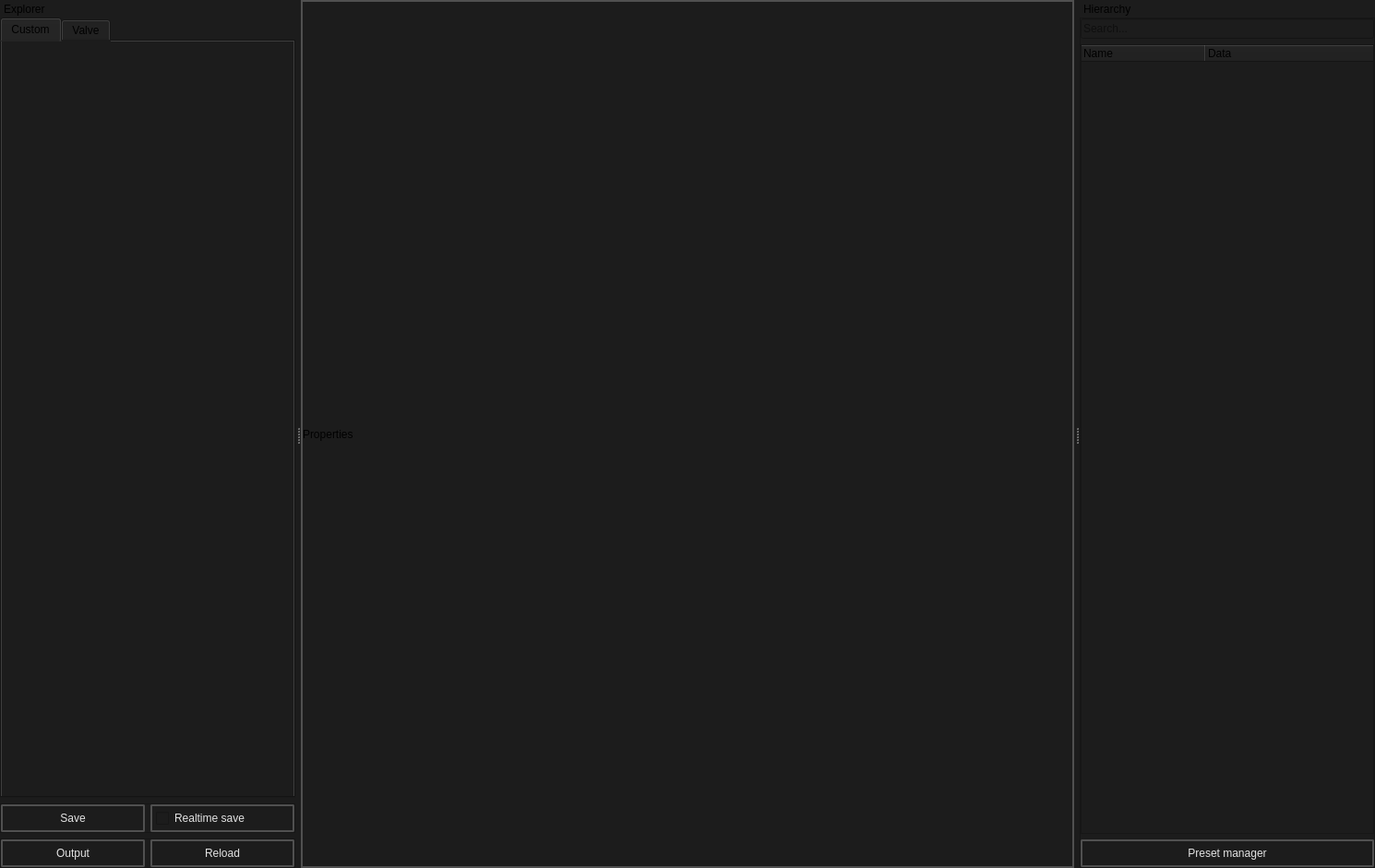
<?xml version="1.0" encoding="UTF-8"?>
<ui version="4.0">
 <class>MainWindow</class>
 <widget class="QMainWindow" name="MainWindow">
  <property name="geometry">
   <rect>
    <x>0</x>
    <y>0</y>
    <width>1490</width>
    <height>941</height>
   </rect>
  </property>
  <property name="windowTitle">
   <string>MainWindow</string>
  </property>
  <property name="styleSheet">
   <string notr="true">background-color: #1C1C1C;</string>
  </property>
  <widget class="QWidget" name="centralwidget">
   <layout class="QVBoxLayout" name="verticalLayout_6">
    <property name="leftMargin">
     <number>0</number>
    </property>
    <property name="topMargin">
     <number>0</number>
    </property>
    <property name="rightMargin">
     <number>0</number>
    </property>
    <property name="bottomMargin">
     <number>0</number>
    </property>
    <item>
     <widget class="QFrame" name="frame">
      <property name="styleSheet">
       <string notr="true">        QFrame#frame {
            border: 2px solid black; 
            border-color: rgba(80, 80, 80, 255);
        }
        QFrame#frame QLabel {
            border: 0px solid black; 
        }</string>
      </property>
      <property name="frameShape">
       <enum>QFrame::Shape::StyledPanel</enum>
      </property>
      <property name="frameShadow">
       <enum>QFrame::Shadow::Raised</enum>
      </property>
      <layout class="QVBoxLayout" name="verticalLayout_5">
       <property name="leftMargin">
        <number>0</number>
       </property>
       <property name="topMargin">
        <number>0</number>
       </property>
       <property name="rightMargin">
        <number>0</number>
       </property>
       <property name="bottomMargin">
        <number>0</number>
       </property>
       <item>
        <widget class="QLabel" name="label">
         <property name="font">
          <font>
           <pointsize>9</pointsize>
          </font>
         </property>
         <property name="text">
          <string>Properties</string>
         </property>
        </widget>
       </item>
      </layout>
     </widget>
    </item>
   </layout>
  </widget>
  <widget class="QDockWidget" name="dockWidget_4">
   <property name="minimumSize">
    <size>
     <width>320</width>
     <height>161</height>
    </size>
   </property>
   <property name="features">
    <set>QDockWidget::DockWidgetFeature::DockWidgetMovable</set>
   </property>
   <property name="allowedAreas">
    <set>Qt::DockWidgetArea::BottomDockWidgetArea|Qt::DockWidgetArea::LeftDockWidgetArea|Qt::DockWidgetArea::RightDockWidgetArea</set>
   </property>
   <property name="windowTitle">
    <string>Hierarchy</string>
   </property>
   <attribute name="dockWidgetArea">
    <number>2</number>
   </attribute>
   <widget class="QWidget" name="dockWidgetContents_2">
    <layout class="QVBoxLayout" name="verticalLayout_8">
     <property name="leftMargin">
      <number>0</number>
     </property>
     <property name="topMargin">
      <number>0</number>
     </property>
     <property name="rightMargin">
      <number>0</number>
     </property>
     <property name="bottomMargin">
      <number>0</number>
     </property>
     <item>
      <widget class="QFrame" name="frame_2">
       <property name="frameShape">
        <enum>QFrame::Shape::StyledPanel</enum>
       </property>
       <property name="frameShadow">
        <enum>QFrame::Shadow::Raised</enum>
       </property>
       <property name="lineWidth">
        <number>0</number>
       </property>
       <layout class="QVBoxLayout" name="verticalLayout_3">
        <property name="leftMargin">
         <number>0</number>
        </property>
        <property name="topMargin">
         <number>0</number>
        </property>
        <property name="rightMargin">
         <number>0</number>
        </property>
        <property name="bottomMargin">
         <number>0</number>
        </property>
        <item>
         <widget class="QLineEdit" name="hierarchy_search_bar_widget">
          <property name="placeholderText">
           <string>Search...</string>
          </property>
         </widget>
        </item>
        <item>
         <widget class="QTreeWidget" name="hierarchy_widget">
          <property name="dragEnabled">
           <bool>true</bool>
          </property>
          <property name="dragDropOverwriteMode">
           <bool>true</bool>
          </property>
          <property name="dragDropMode">
           <enum>QAbstractItemView::DragDropMode::NoDragDrop</enum>
          </property>
          <property name="defaultDropAction">
           <enum>Qt::DropAction::MoveAction</enum>
          </property>
          <property name="alternatingRowColors">
           <bool>true</bool>
          </property>
          <property name="selectionMode">
           <enum>QAbstractItemView::SelectionMode::SingleSelection</enum>
          </property>
          <property name="selectionBehavior">
           <enum>QAbstractItemView::SelectionBehavior::SelectItems</enum>
          </property>
          <property name="uniformRowHeights">
           <bool>true</bool>
          </property>
          <property name="allColumnsShowFocus">
           <bool>false</bool>
          </property>
          <property name="wordWrap">
           <bool>false</bool>
          </property>
          <property name="headerHidden">
           <bool>false</bool>
          </property>
          <property name="columnCount">
           <number>2</number>
          </property>
          <attribute name="headerVisible">
           <bool>true</bool>
          </attribute>
          <attribute name="headerCascadingSectionResizes">
           <bool>false</bool>
          </attribute>
          <attribute name="headerMinimumSectionSize">
           <number>45</number>
          </attribute>
          <attribute name="headerDefaultSectionSize">
           <number>135</number>
          </attribute>
          <attribute name="headerShowSortIndicator" stdset="0">
           <bool>false</bool>
          </attribute>
          <attribute name="headerStretchLastSection">
           <bool>true</bool>
          </attribute>
          <column>
           <property name="text">
            <string notr="true">Name</string>
           </property>
          </column>
          <column>
           <property name="text">
            <string>Data</string>
           </property>
          </column>
         </widget>
        </item>
        <item>
         <widget class="QPushButton" name="open_preset_manager_button">
          <property name="enabled">
           <bool>true</bool>
          </property>
          <property name="toolTip">
           <string>&lt;html&gt;&lt;head/&gt;&lt;body&gt;&lt;p&gt;Oopen Preset Manager Ctrl + P&lt;/p&gt;&lt;/body&gt;&lt;/html&gt;</string>
          </property>
          <property name="styleSheet">
           <string notr="true">
    /* QPushButton default and hover styles */
    QPushButton {

        font: 580 9pt &quot;Segoe UI&quot;;
	

        border: 2px solid black;
        border-radius: 2px;
        border-color: rgba(80, 80, 80, 255);
        height:22px;
        padding-top: 2px;
        padding-bottom:2px;
        padding-left: 4px;
        padding-right: 4px;
        color: #E3E3E3;
        background-color: #1C1C1C;
    }
    QPushButton:hover {
        background-color: #414956;
        color: white;
    }
    QPushButton:pressed {
        background-color: red;
        background-color: #1C1C1C;
        margin: 1 px;
        margin-left: 2px;
        margin-right: 2px;

    }</string>
          </property>
          <property name="text">
           <string>Preset manager</string>
          </property>
          <property name="icon">
           <iconset resource="../resources.qrc">
            <normaloff>:/icons/schema_24dp_9D9D9D_FILL0_wght400_GRAD0_opsz24.png</normaloff>:/icons/schema_24dp_9D9D9D_FILL0_wght400_GRAD0_opsz24.png</iconset>
          </property>
          <property name="iconSize">
           <size>
            <width>20</width>
            <height>20</height>
           </size>
          </property>
          <property name="shortcut">
           <string>Ctrl+P</string>
          </property>
         </widget>
        </item>
       </layout>
      </widget>
     </item>
    </layout>
   </widget>
  </widget>
  <widget class="QDockWidget" name="dockWidget_10">
   <property name="minimumSize">
    <size>
     <width>320</width>
     <height>154</height>
    </size>
   </property>
   <property name="features">
    <set>QDockWidget::DockWidgetFeature::DockWidgetMovable</set>
   </property>
   <property name="allowedAreas">
    <set>Qt::DockWidgetArea::BottomDockWidgetArea|Qt::DockWidgetArea::LeftDockWidgetArea|Qt::DockWidgetArea::RightDockWidgetArea</set>
   </property>
   <property name="windowTitle">
    <string>Explorer</string>
   </property>
   <attribute name="dockWidgetArea">
    <number>1</number>
   </attribute>
   <widget class="QWidget" name="explorer_layout_widget">
    <layout class="QVBoxLayout" name="verticalLayout_10">
     <property name="leftMargin">
      <number>0</number>
     </property>
     <property name="topMargin">
      <number>0</number>
     </property>
     <property name="rightMargin">
      <number>0</number>
     </property>
     <property name="bottomMargin">
      <number>0</number>
     </property>
     <item>
      <widget class="QTabWidget" name="tabWidget">
       <property name="currentIndex">
        <number>0</number>
       </property>
       <widget class="QWidget" name="CustomSounds">
        <attribute name="title">
         <string>Custom</string>
        </attribute>
        <layout class="QVBoxLayout" name="verticalLayout">
         <property name="spacing">
          <number>0</number>
         </property>
         <property name="leftMargin">
          <number>0</number>
         </property>
         <property name="topMargin">
          <number>0</number>
         </property>
         <property name="rightMargin">
          <number>0</number>
         </property>
         <property name="bottomMargin">
          <number>0</number>
         </property>
         <item>
          <layout class="QVBoxLayout" name="explorer_layout"/>
         </item>
        </layout>
       </widget>
       <widget class="QWidget" name="Valve">
        <attribute name="title">
         <string>Valve</string>
        </attribute>
       </widget>
      </widget>
     </item>
     <item>
      <widget class="QFrame" name="frame_3">
       <property name="maximumSize">
        <size>
         <width>16777215</width>
         <height>32</height>
        </size>
       </property>
       <property name="frameShape">
        <enum>QFrame::Shape::StyledPanel</enum>
       </property>
       <property name="frameShadow">
        <enum>QFrame::Shadow::Raised</enum>
       </property>
       <layout class="QHBoxLayout" name="horizontalLayout_4">
        <property name="leftMargin">
         <number>0</number>
        </property>
        <property name="topMargin">
         <number>0</number>
        </property>
        <property name="rightMargin">
         <number>0</number>
        </property>
        <property name="bottomMargin">
         <number>0</number>
        </property>
        <item>
         <widget class="QPushButton" name="save_file_button">
          <property name="toolTip">
           <string>&lt;html&gt;&lt;head/&gt;&lt;body&gt;&lt;p&gt;Save soundevents_addon.vsndevts Ctrl + S&lt;/p&gt;&lt;/body&gt;&lt;/html&gt;</string>
          </property>
          <property name="styleSheet">
           <string notr="true">
    /* QPushButton default and hover styles */
    QPushButton {

        font: 580 9pt &quot;Segoe UI&quot;;
	

        border: 2px solid black;
        border-radius: 2px;
        border-color: rgba(80, 80, 80, 255);
        height:22px;
        padding-top: 2px;
        padding-bottom:2px;
        padding-left: 4px;
        padding-right: 4px;
        color: #E3E3E3;
        background-color: #1C1C1C;
    }
    QPushButton:hover {
        background-color: #414956;
        color: white;
    }
    QPushButton:pressed {
        background-color: red;
        background-color: #1C1C1C;
        margin: 1 px;
        margin-left: 2px;
        margin-right: 2px;

    }</string>
          </property>
          <property name="text">
           <string>Save</string>
          </property>
          <property name="icon">
           <iconset resource="../resources.qrc">
            <normaloff>:/icons/save_16dp_9D9D9D_FILL0_wght400_GRAD0_opsz20.svg</normaloff>:/icons/save_16dp_9D9D9D_FILL0_wght400_GRAD0_opsz20.svg</iconset>
          </property>
          <property name="iconSize">
           <size>
            <width>20</width>
            <height>20</height>
           </size>
          </property>
          <property name="shortcut">
           <string>Ctrl+S</string>
          </property>
         </widget>
        </item>
        <item>
         <widget class="QCheckBox" name="realtime_save_checkbox">
          <property name="styleSheet">
           <string notr="true">
    /* QPushButton default and hover styles */
    QCheckBox {

        font: 580 10pt &quot;Segoe UI&quot;;

        border: 2px solid black;
        border-radius: 2px;
        border-color: rgba(80, 80, 80, 255);
        height:22px;
        padding-top: 2px;
        padding-bottom:2px;
        padding-left: 4px;
        padding-right: 4px;
        color: #E3E3E3;
        background-color: #1C1C1C;
    }
    QCheckBox:hover {
        background-color: #414956;
        color: white;
    }
    QCheckBox:pressed {

    }</string>
          </property>
          <property name="text">
           <string>Realtime save</string>
          </property>
         </widget>
        </item>
       </layout>
      </widget>
     </item>
     <item>
      <widget class="QFrame" name="frame_4">
       <property name="maximumSize">
        <size>
         <width>16777215</width>
         <height>32</height>
        </size>
       </property>
       <property name="frameShape">
        <enum>QFrame::Shape::StyledPanel</enum>
       </property>
       <property name="frameShadow">
        <enum>QFrame::Shadow::Raised</enum>
       </property>
       <layout class="QHBoxLayout" name="horizontalLayout_2">
        <property name="leftMargin">
         <number>0</number>
        </property>
        <property name="topMargin">
         <number>0</number>
        </property>
        <property name="rightMargin">
         <number>0</number>
        </property>
        <property name="bottomMargin">
         <number>0</number>
        </property>
        <item>
         <widget class="QPushButton" name="output_button">
          <property name="toolTip">
           <string>&lt;html&gt;&lt;head/&gt;&lt;body&gt;&lt;p&gt;Open soundevents_addon.vsndevts&lt;/p&gt;&lt;/body&gt;&lt;/html&gt;</string>
          </property>
          <property name="styleSheet">
           <string notr="true">
    /* QPushButton default and hover styles */
    QPushButton {

        font: 580 9pt &quot;Segoe UI&quot;;
	

        border: 2px solid black;
        border-radius: 2px;
        border-color: rgba(80, 80, 80, 255);
        height:22px;
        padding-top: 2px;
        padding-bottom:2px;
        padding-left: 4px;
        padding-right: 4px;
        color: #E3E3E3;
        background-color: #1C1C1C;
    }
    QPushButton:hover {
        background-color: #414956;
        color: white;
    }
    QPushButton:pressed {
        background-color: red;
        background-color: #1C1C1C;
        margin: 1 px;
        margin-left: 2px;
        margin-right: 2px;

    }</string>
          </property>
          <property name="text">
           <string>Output</string>
          </property>
          <property name="icon">
           <iconset resource="../resources.qrc">
            <normaloff>:/icons/file_open_16dp_9D9D9D_FILL0_wght400_GRAD0_opsz20.svg</normaloff>:/icons/file_open_16dp_9D9D9D_FILL0_wght400_GRAD0_opsz20.svg</iconset>
          </property>
          <property name="iconSize">
           <size>
            <width>20</width>
            <height>20</height>
           </size>
          </property>
          <property name="shortcut">
           <string>Ctrl+N</string>
          </property>
         </widget>
        </item>
        <item>
         <widget class="QPushButton" name="reload_button">
          <property name="toolTip">
           <string>&lt;html&gt;&lt;head/&gt;&lt;body&gt;&lt;p&gt;Reload soundevents_addon.vsndevts Ctrl + R&lt;/p&gt;&lt;/body&gt;&lt;/html&gt;</string>
          </property>
          <property name="styleSheet">
           <string notr="true">
    /* QPushButton default and hover styles */
    QPushButton {

        font: 580 9pt &quot;Segoe UI&quot;;
	

        border: 2px solid black;
        border-radius: 2px;
        border-color: rgba(80, 80, 80, 255);
        height:22px;
        padding-top: 2px;
        padding-bottom:2px;
        padding-left: 4px;
        padding-right: 4px;
        color: #E3E3E3;
        background-color: #1C1C1C;
    }
    QPushButton:hover {
        background-color: #414956;
        color: white;
    }
    QPushButton:pressed {
        background-color: red;
        background-color: #1C1C1C;
        margin: 1 px;
        margin-left: 2px;
        margin-right: 2px;

    }</string>
          </property>
          <property name="text">
           <string>Reload</string>
          </property>
          <property name="icon">
           <iconset resource="../resources.qrc">
            <normaloff>:/icons/sync_24dp_9D9D9D_FILL0_wght400_GRAD0_opsz24.svg</normaloff>:/icons/sync_24dp_9D9D9D_FILL0_wght400_GRAD0_opsz24.svg</iconset>
          </property>
          <property name="iconSize">
           <size>
            <width>20</width>
            <height>20</height>
           </size>
          </property>
          <property name="shortcut">
           <string>Ctrl+Shift+S</string>
          </property>
         </widget>
        </item>
       </layout>
      </widget>
     </item>
    </layout>
   </widget>
  </widget>
  <action name="actionCreateNewsmartprop">
   <property name="icon">
    <iconset resource="../resources.qrc">
     <normaloff>:/valve_common/icons/tools/common/new.png</normaloff>:/valve_common/icons/tools/common/new.png</iconset>
   </property>
   <property name="text">
    <string>CreateNewsmartprop</string>
   </property>
   <property name="menuRole">
    <enum>QAction::MenuRole::NoRole</enum>
   </property>
  </action>
  <action name="actionOpen_from_Explorer">
   <property name="icon">
    <iconset resource="../resources.qrc">
     <normaloff>:/valve_common/icons/tools/common/open.png</normaloff>:/valve_common/icons/tools/common/open.png</iconset>
   </property>
   <property name="text">
    <string>Open as</string>
   </property>
  </action>
  <action name="actionSave_as">
   <property name="icon">
    <iconset resource="../resources.qrc">
     <normaloff>:/valve_common/icons/tools/common/save_all.png</normaloff>:/valve_common/icons/tools/common/save_all.png</iconset>
   </property>
   <property name="text">
    <string>Save as</string>
   </property>
  </action>
  <action name="actionSave_current_file">
   <property name="icon">
    <iconset resource="../resources.qrc">
     <normaloff>:/valve_common/icons/tools/common/save.png</normaloff>:/valve_common/icons/tools/common/save.png</iconset>
   </property>
   <property name="text">
    <string>Save</string>
   </property>
  </action>
  <action name="actionRecompile_file">
   <property name="icon">
    <iconset resource="../resources.qrc">
     <normaloff>:/valve_common/icons/tools/common/options_activated.png</normaloff>:/valve_common/icons/tools/common/options_activated.png</iconset>
   </property>
   <property name="text">
    <string>Recompile file</string>
   </property>
  </action>
  <action name="actionRecompile_all_in_addon">
   <property name="icon">
    <iconset resource="../resources.qrc">
     <normaloff>:/valve_common/icons/tools/common/options_activated.png</normaloff>:/valve_common/icons/tools/common/options_activated.png</iconset>
   </property>
   <property name="text">
    <string>Recompile all in addon</string>
   </property>
  </action>
  <action name="actionConvert_all_vsmart_file_to_vdata">
   <property name="icon">
    <iconset resource="../resources.qrc">
     <normaloff>:/valve_common/icons/tools/common/move_to_changelist.png</normaloff>:/valve_common/icons/tools/common/move_to_changelist.png</iconset>
   </property>
   <property name="text">
    <string>Convert all vsmart file to vdata</string>
   </property>
   <property name="toolTip">
    <string>Convert all to data</string>
   </property>
  </action>
  <action name="actionFormat_serttings">
   <property name="icon">
    <iconset resource="../resources.qrc">
     <normaloff>:/valve_common/icons/tools/common/setting.png</normaloff>:/valve_common/icons/tools/common/setting.png</iconset>
   </property>
   <property name="text">
    <string>Format serttings</string>
   </property>
  </action>
 </widget>
 <resources>
  <include location="../resources.qrc"/>
 </resources>
 <connections/>
</ui>
